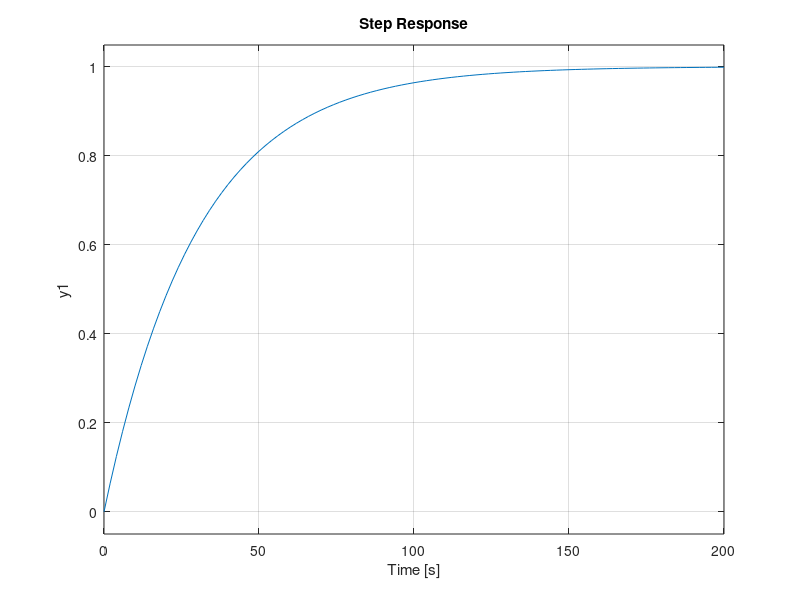

Here is the MATLAB script that generated this plot:
%% Vehicle dynamics- Cruise Control

clc
clear

m = 1505; %BMW 220i msport mass 
b = 50;
u = 50;

A = -b/m;
B = 1/m;
C = 1;
D = 0;

cruise_ss = ss(A,B,C,D) %State space model
s = tf('s');            %Transfer function
P_cruise = 1/(m*s+b);

step(u*P_cruise)  %First order transformation,no oscillations

%% PID Controller - closed loop system

Kp = 1;
Ki = 1;
Kd = 1;

s = tf('s');
C = Kp + Ki/s + Kd*s  %Continuous time transfer function

%OR

%C = pid(Kp,Ki,Kd)
